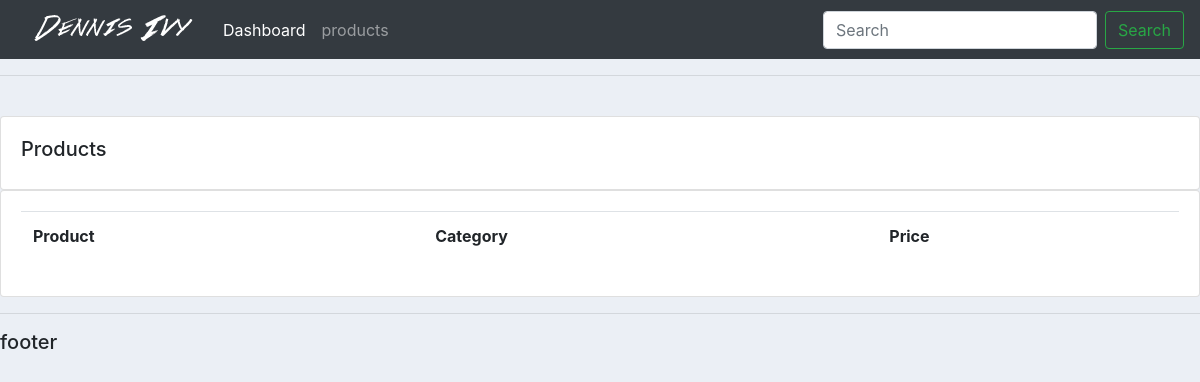
Before: /products/ with the older database file.
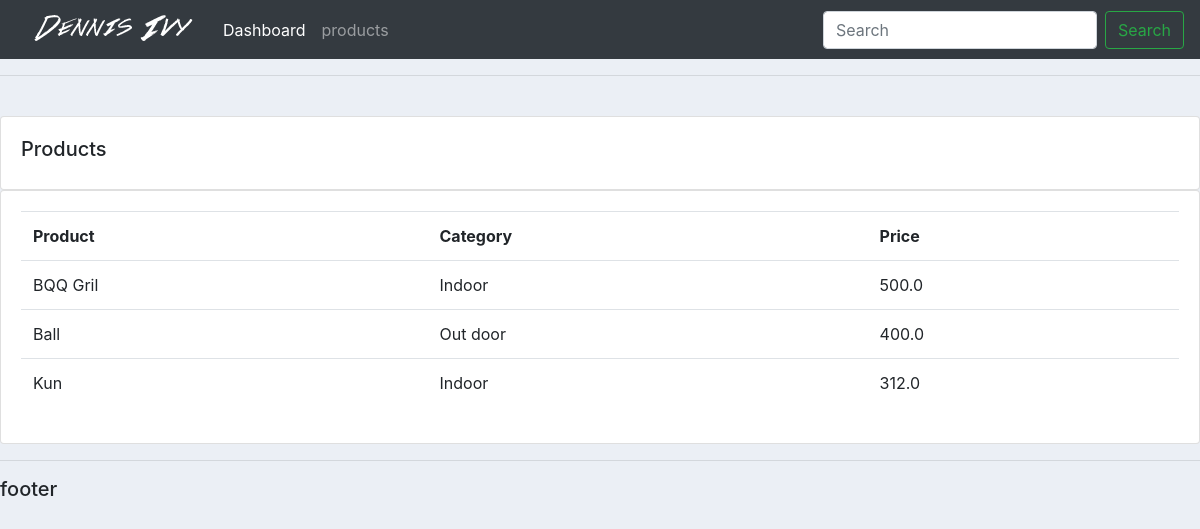
After: the same page with the newer database file.
### accounts/models.py (models this page shows, shortened)
class Product(models.Model):
    CATEGORY = (
        ('Indoor', 'Indoor'),
        ('Out door', 'Out door'),
    )
    name = models.CharField(max_length=200, null=True)
    price = models.FloatField(null=True)
    category = models.CharField(max_length=200, null=True, choices = CATEGORY)
    description = models.CharField(max_length=200, null=True, blank=True)
    date_created = models.DateTimeField(auto_now_add=True, null=True)
    tags = models.ManyToManyField(Tag)

### accounts/views.py (the view)
# urls.py: path('products/', views.products, name='product'),
def products(request):
    products = Product.objects.all()
    return render(request, 'accounts/products.html', {'products': products})

### accounts/templates/accounts/products.html
{% extends 'accounts/main.html' %}
{% block content%}
<br>
		<div class="row">
			<div class="col-md">
				<div class="card card-body">
					<h5>Products</h5>
				</div>
				<div class="card card-body">
					<table class="table">
						<tr>
							<th>Product</th>
							<th>Category</th>
							<th>Price</th>
						</tr>
						{% for products in products %}
						<tr>
							<td>{{ products.name }}</td>
							<td>{{ products.category }}</td>
							<td>{{ products.price }}</td>
						</tr>
						{% endfor %}
					</table>
				</div>
			</div>
		</div>
{% endblock content %}

Changed rows visible on the page:
added Product: name "BQQ Gril", category "Indoor", price "500.0"
added Product: name "Ball", category "Out door", price "400.0"
added Product: name "Kun", category "Indoor", price "312.0"
